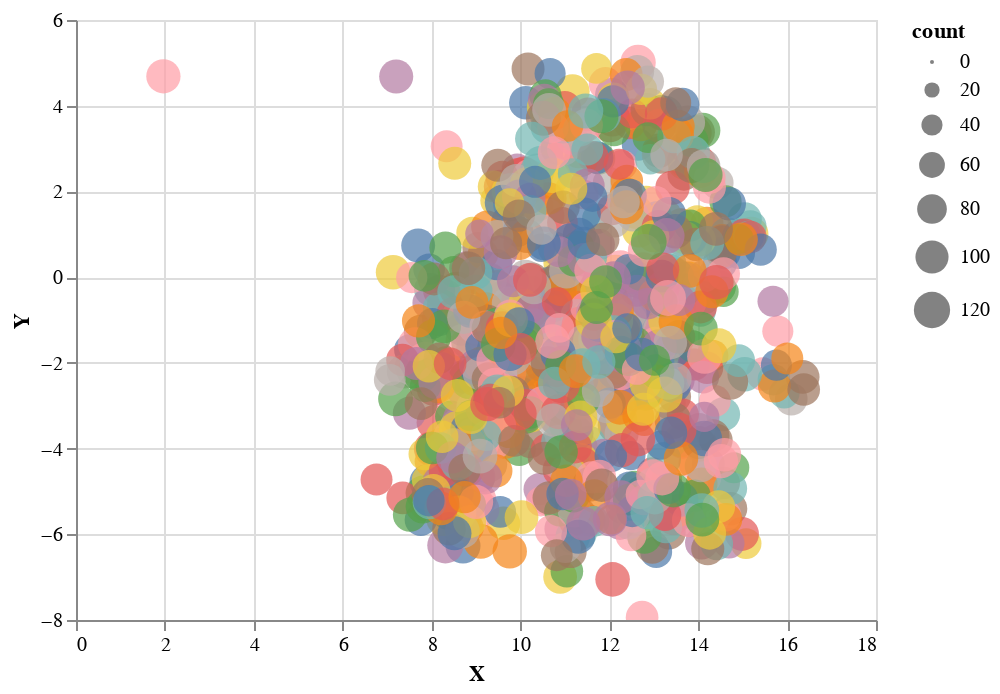

This figure's notebook cell:
### Code cell
min_dist = 0.8
display_umaped(X, y, 20, min_dist, verbose=False)
# class_count = 1013
# id_to_count, id_to_center = class_mass_centers(X, y, class_count, X.shape[1])
# print(id_to_count, id_to_center)

### Figure 1 — Vega-Lite specification as saved in the notebook (floating-point values rounded to 4 significant figures; data arrays with more than 128 entries replaced by an {"elided": "..."} marker saying what was removed)
{"config": {"view": {"continuousWidth": 400, "continuousHeight": 300}}, "data": {"name": "data-03d1668f6c2ff640715f6b7859cd8c4f"}, "mark": "circle", "encoding": {"color": {"type": "nominal", "field": "class", "legend": null}, "size": {"type": "quantitative", "field": "count"}, "tooltip": [{"type": "nominal", "field": "class"}, {"type": "quantitative", "field": "count"}], "x": {"type": "quantitative", "field": "X"}, "y": {"type": "quantitative", "field": "Y"}}, "selection": {"selector010": {"type": "interval", "bind": "scales", "encodings": ["x", "y"]}}, "$schema": "https://vega.github.io/schema/vega-lite/v4.8.1.json", "datasets": {"data-03d1668f6c2ff640715f6b7859cd8c4f": {"elided": "1013 records"}}}
